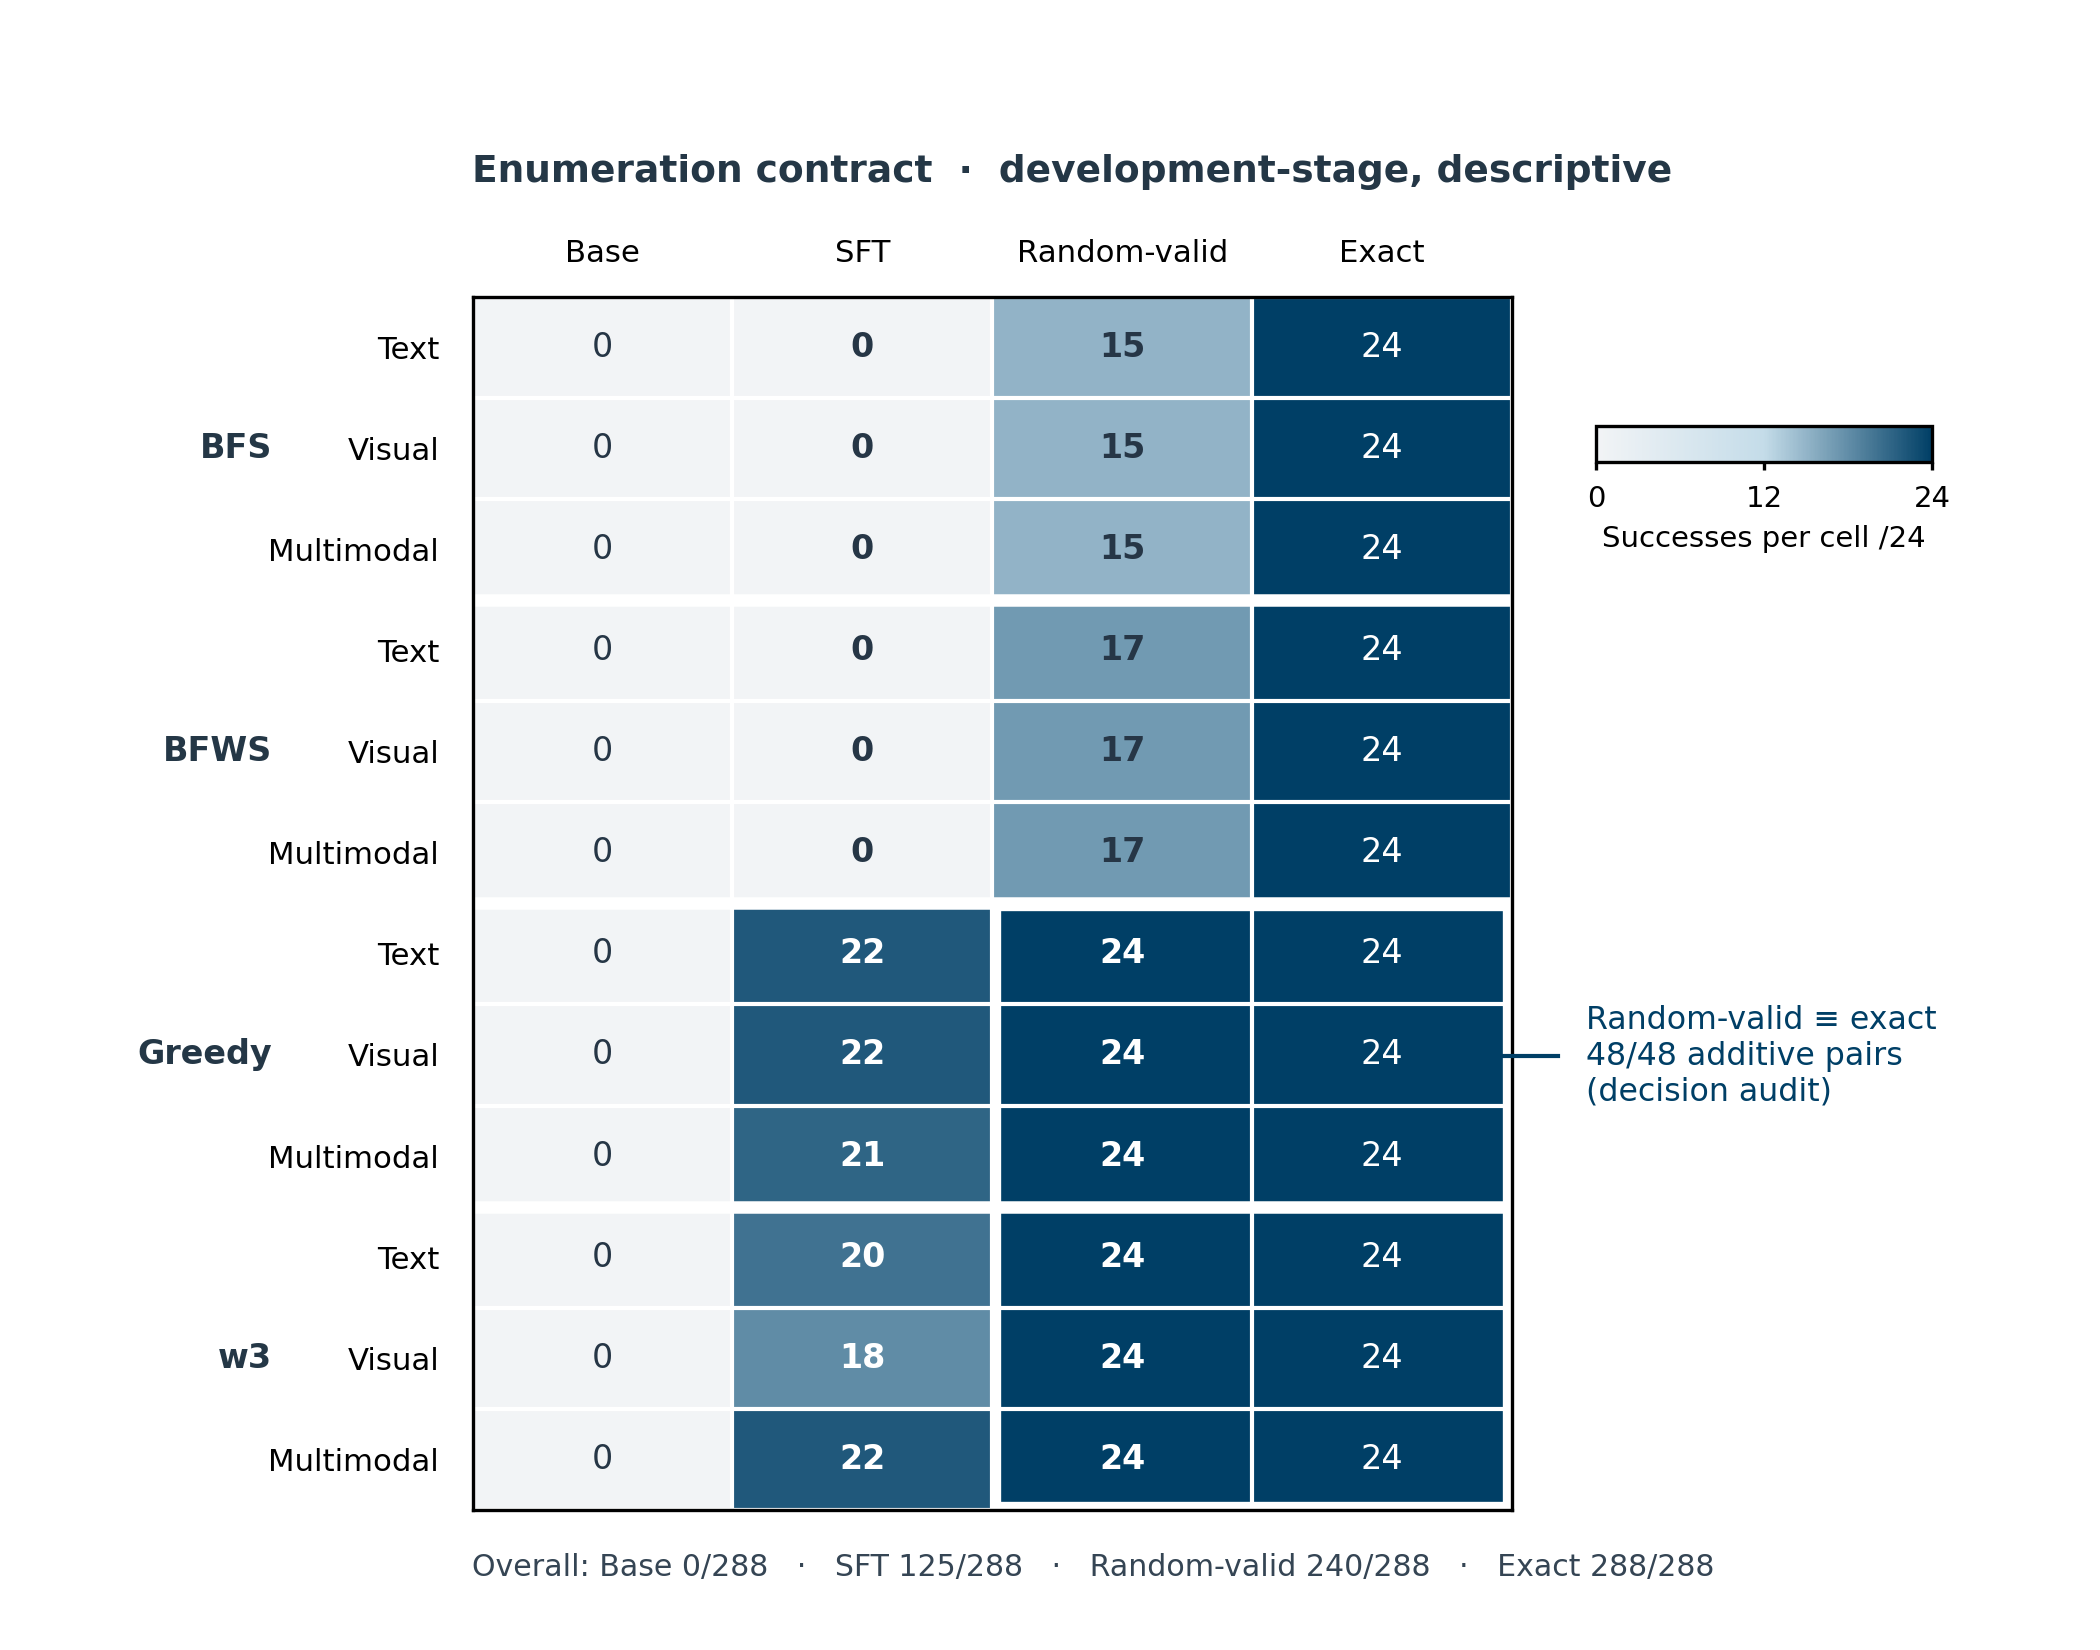

Reproduce this figure in Python.
"""F5: expanded-baseline enumeration success, descriptive and development-stage.

Evidence: docs/experiments/expanded-study/synthesis-v1/baseline-summary.csv
  modality, algorithm, arm, episodes, successes (every cell); totals of successes
  by arm are asserted against 0, 125, 240, 288. The separate additive-pair
  identity audit is outputs/native-arms/v1/identity-audit.json
  pairs_identical / pairs_checked (48/48), not 48 modality-specific pairs.
Run: python fig_identity_heatmap.py [EVIDENCE_ROOT].
"""

import csv
from collections import defaultdict
from pathlib import Path

import matplotlib.colors as mcolors
import matplotlib.pyplot as plt
from matplotlib.patches import Rectangle
import numpy as np

from _style import ARM_STYLE, EVIDENCE_ROOT, load_json

HERE = Path(__file__).resolve().parent
CSV = "docs/experiments/expanded-study/synthesis-v1/baseline-summary.csv"
MODALITIES = [("text-state", "Text"), ("visual-state", "Visual"),
              ("multimodal-state", "Multimodal")]
ALGORITHMS = [("bfs", "BFS"), ("best_first_width", "BFWS"),
              ("best_first_add_greedy", "Greedy"), ("best_first_add_w3", "w3")]
ARMS = [("pretrained_base", "Base"), ("process_sft", "SFT"),
        ("random_valid", "Random-valid"), ("exact_reference", "Exact")]
EXPECTED_TOTALS = {"pretrained_base": 0, "process_sft": 125,
                   "random_valid": 240, "exact_reference": 288}


def evidence():
    with (EVIDENCE_ROOT / CSV).open(newline="") as handle:
        rows = list(csv.DictReader(handle))
    cells = {}
    totals = defaultdict(int)
    episodes = defaultdict(int)
    for row in rows:
        key = (row["algorithm"], row["modality"], row["arm"])
        assert key not in cells, f"duplicated baseline cell: {key}"
        success, count = int(row["successes"]), int(row["episodes"])
        assert count == 24 and 0 <= success <= count, (key, success, count)
        cells[key] = success
        totals[row["arm"]] += success
        episodes[row["arm"]] += count
    expected = {(alg, mod, arm) for alg, _ in ALGORITHMS
                for mod, _ in MODALITIES for arm, _ in ARMS}
    assert cells.keys() == expected, f"baseline cells missing/extra: {expected ^ cells.keys()}"
    for arm, total in EXPECTED_TOTALS.items():
        assert episodes[arm] == 288 and totals[arm] == total, (arm, totals[arm], episodes[arm])
    # The additive rows share control success with the exact reference;
    # decision identity is separately asserted against the audit below.
    for alg, _ in ALGORITHMS[2:]:
        for mod, _ in MODALITIES:
            assert cells[alg, mod, "random_valid"] == cells[alg, mod, "exact_reference"] == 24
    audit = load_json("outputs/native-arms/v1/identity-audit.json")
    assert audit["pairs_identical"] == audit["pairs_checked"] == 48
    assert "deterministic sorted candidate order" in audit["structural_basis"]
    return cells, totals, audit


def main():
    cells, totals, audit = evidence()
    matrix = np.asarray([[cells[alg, mod, arm] for arm, _ in ARMS]
                         for alg, _ in ALGORITHMS for mod, _ in MODALITIES])
    cmap = mcolors.LinearSegmentedColormap.from_list(
        "enumeration", ["#f2f4f6", "#c4dce9", ARM_STYLE["exact_reference"]["color"]])
    fig, ax = plt.subplots(figsize=(7.0, 5.5))
    fig.subplots_adjust(left=.225, right=.72, top=.82, bottom=.085)
    image = ax.imshow(matrix, cmap=cmap, norm=mcolors.Normalize(0, 24), aspect="auto")
    ax.set_xticks(range(4), [label for _, label in ARMS], fontsize=7.4)
    ax.tick_params(top=True, labeltop=True, bottom=False, labelbottom=False, length=0, pad=7)
    ax.set_yticks(range(12), [name for _, name in MODALITIES] * 4, fontsize=7.4)
    ax.tick_params(axis="y", length=0, pad=8)
    for group, (_, name) in enumerate(ALGORITHMS):
        ax.text(-1.27, group * 3 + 1, name, ha="right", va="center",
                fontsize=8, fontweight="bold", color="#243746", clip_on=False)
    for boundary in (2.5, 5.5, 8.5):
        ax.axhline(boundary, color="white", linewidth=3)
    ax.set_xticks(np.arange(-.5, 4, 1), minor=True)
    ax.set_yticks(np.arange(-.5, 12, 1), minor=True)
    ax.grid(which="minor", color="white", linewidth=1)
    ax.tick_params(which="minor", length=0)
    for row in range(12):
        for column in range(4):
            value = matrix[row, column]
            ax.text(column, row, str(value), ha="center", va="center", fontsize=8,
                    fontweight="bold" if column in (1, 2) else "normal",
                    color="white" if value >= 18 else "#263646")
    # Bracket only additive-algorithm oracle/reference columns (three modalities
    # each). The audit count refers to 24 tasks x two algorithms, not six cells.
    ax.add_patch(Rectangle((1.52, 5.54), 1.96, 5.92, fill=False,
                           edgecolor="white", linewidth=2))
    # % Evidence: identity-audit.json pairs_identical/pairs_checked;
    # 48 task-algorithm pairs are not 48 modality-specific cells.
    fig.text(.755, .36, "Random-valid ≡ exact\n48/48 additive pairs\n(decision audit)",
             va="center", ha="left", fontsize=7.6,
             color=ARM_STYLE["exact_reference"]["color"])
    fig.add_artist(plt.Line2D([.715, .742], [.36, .36], transform=fig.transFigure,
                              color=ARM_STYLE["exact_reference"]["color"], linewidth=1))
    cax = fig.add_axes([.76, .72, .16, .022])
    bar = fig.colorbar(image, cax=cax, orientation="horizontal", ticks=[0, 12, 24])
    bar.set_label("Successes per cell /24", fontsize=7, labelpad=3)
    bar.ax.tick_params(labelsize=7, length=2)
    # % Evidence: baseline-summary.csv successes grouped by arm; 12 cells per arm,
    # episodes=24 each, asserted at exact-integer totals above.
    fig.text(.225, .89, "Enumeration contract  ·  development-stage, descriptive",
             fontsize=9, color="#243746", weight="bold")
    fig.text(.225, .045, "Overall: " + "   ·   ".join(
        f"{name} {totals[arm]}/288" for arm, name in ARMS), fontsize=7.2,
        color="#354554")
    for extension in ("pdf", "svg", "png"):
        fig.savefig(HERE / f"fig_identity_heatmap.{extension}",
                    dpi=300 if extension == "png" else None)
    plt.close(fig)
    print("F5 totals:", dict(totals), "additive identity:",
          audit["pairs_identical"], "/", audit["pairs_checked"])


if __name__ == "__main__":
    main()
